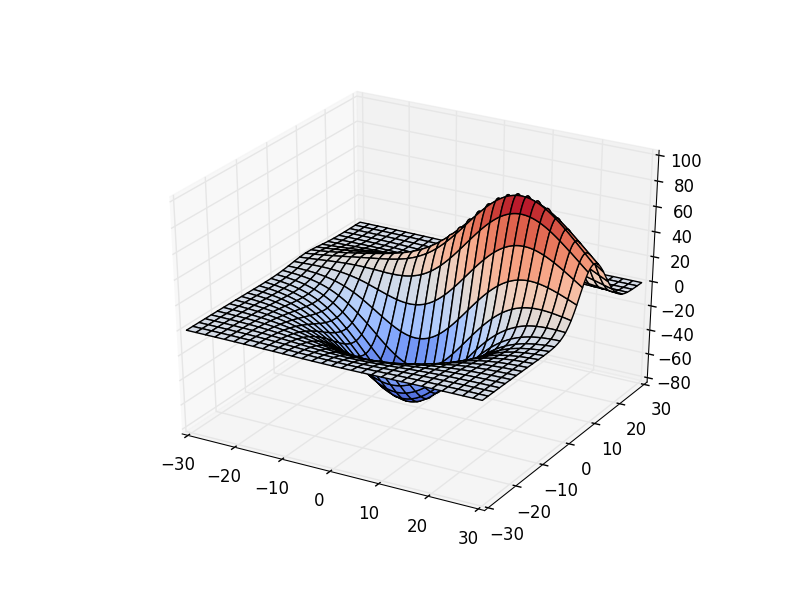

Source code (Python):
'''
======================
3D surface (color map)
======================

Demonstrates plotting a 3D surface colored with the coolwarm color map.
The surface is made opaque by using antialiased=False.

Also demonstrates using the LinearLocator and custom formatting for the
z axis tick labels.
'''

from mpl_toolkits.mplot3d import axes3d
import matplotlib.pyplot as plt
from matplotlib import cm
from matplotlib.ticker import LinearLocator, FormatStrFormatter
import numpy as np


fig = plt.figure()
ax = fig.gca(projection='3d')

# Make data.
X, Y, Z = axes3d.get_test_data(0.02)

# Plot the surface.
surf = ax.plot_surface(X, Y, Z, cmap=cm.coolwarm,
                       linewidth=1, antialiased=True)

plt.show()
